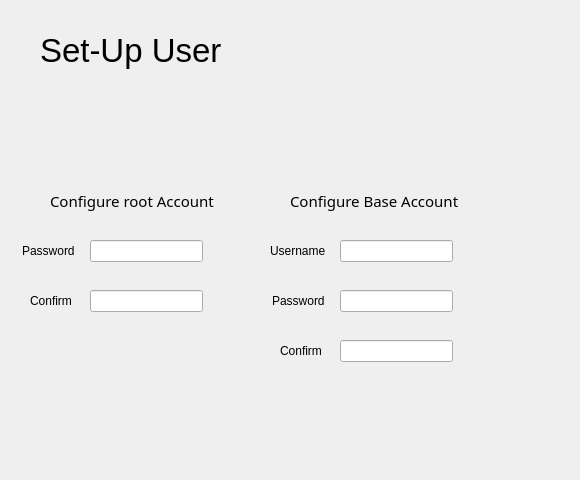
<?xml version="1.0" encoding="UTF-8"?>
<ui version="4.0">
 <class>ConfigureUserTab</class>
 <widget class="QWidget" name="ConfigureUserTab">
  <property name="geometry">
   <rect>
    <x>0</x>
    <y>0</y>
    <width>580</width>
    <height>480</height>
   </rect>
  </property>
  <property name="windowTitle">
   <string>Form</string>
  </property>
  <widget class="QLabel" name="label">
   <property name="geometry">
    <rect>
     <x>40</x>
     <y>30</y>
     <width>441</width>
     <height>40</height>
    </rect>
   </property>
   <property name="font">
    <font>
     <pointsize>25</pointsize>
    </font>
   </property>
   <property name="text">
    <string>Set-Up User</string>
   </property>
  </widget>
  <widget class="QLabel" name="label_2">
   <property name="geometry">
    <rect>
     <x>50</x>
     <y>190</y>
     <width>181</width>
     <height>21</height>
    </rect>
   </property>
   <property name="font">
    <font>
     <family>Sans Serif</family>
     <pointsize>11</pointsize>
    </font>
   </property>
   <property name="text">
    <string>Configure root Account</string>
   </property>
  </widget>
  <widget class="QLabel" name="label_3">
   <property name="geometry">
    <rect>
     <x>290</x>
     <y>190</y>
     <width>191</width>
     <height>21</height>
    </rect>
   </property>
   <property name="font">
    <font>
     <family>Sans Serif</family>
     <pointsize>11</pointsize>
    </font>
   </property>
   <property name="text">
    <string>Configure Base Account</string>
   </property>
  </widget>
  <widget class="QLineEdit" name="RootPassEdit_2">
   <property name="geometry">
    <rect>
     <x>90</x>
     <y>290</y>
     <width>113</width>
     <height>22</height>
    </rect>
   </property>
  </widget>
  <widget class="QLineEdit" name="RootPassEdit_1">
   <property name="geometry">
    <rect>
     <x>90</x>
     <y>240</y>
     <width>113</width>
     <height>22</height>
    </rect>
   </property>
  </widget>
  <widget class="QLabel" name="label_4">
   <property name="geometry">
    <rect>
     <x>22</x>
     <y>240</y>
     <width>70</width>
     <height>21</height>
    </rect>
   </property>
   <property name="text">
    <string>Password</string>
   </property>
  </widget>
  <widget class="QLabel" name="label_5">
   <property name="geometry">
    <rect>
     <x>30</x>
     <y>290</y>
     <width>51</width>
     <height>21</height>
    </rect>
   </property>
   <property name="text">
    <string>Confirm</string>
   </property>
  </widget>
  <widget class="QLineEdit" name="UserNameEdit">
   <property name="geometry">
    <rect>
     <x>340</x>
     <y>240</y>
     <width>113</width>
     <height>22</height>
    </rect>
   </property>
  </widget>
  <widget class="QLabel" name="label_6">
   <property name="geometry">
    <rect>
     <x>270</x>
     <y>240</y>
     <width>61</width>
     <height>21</height>
    </rect>
   </property>
   <property name="text">
    <string>Username</string>
   </property>
  </widget>
  <widget class="QLabel" name="label_7">
   <property name="geometry">
    <rect>
     <x>272</x>
     <y>290</y>
     <width>61</width>
     <height>21</height>
    </rect>
   </property>
   <property name="text">
    <string>Password</string>
   </property>
  </widget>
  <widget class="QLabel" name="label_8">
   <property name="geometry">
    <rect>
     <x>280</x>
     <y>340</y>
     <width>51</width>
     <height>21</height>
    </rect>
   </property>
   <property name="text">
    <string>Confirm</string>
   </property>
  </widget>
  <widget class="QLineEdit" name="UserPassEdit_1">
   <property name="geometry">
    <rect>
     <x>340</x>
     <y>290</y>
     <width>113</width>
     <height>22</height>
    </rect>
   </property>
  </widget>
  <widget class="QLineEdit" name="UserPassEdit_2">
   <property name="geometry">
    <rect>
     <x>340</x>
     <y>340</y>
     <width>113</width>
     <height>22</height>
    </rect>
   </property>
  </widget>
 </widget>
 <resources/>
 <connections/>
</ui>
